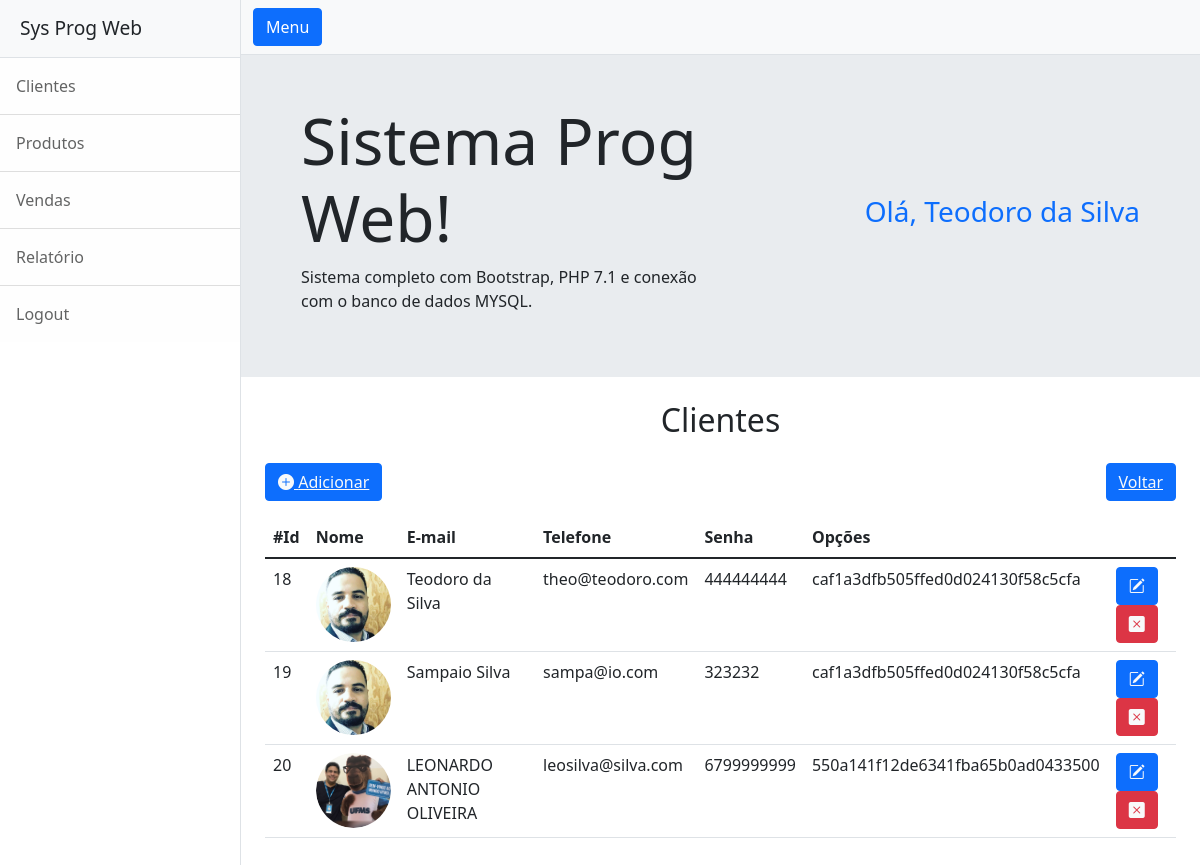
The page /lista_cliente_foto.php (signed in) on the database its author committed.
### tables this page shows
CREATE TABLE `cliente` (
  `id` int(11) NOT NULL,
  `nome` varchar(100) NOT NULL,
  `email` varchar(100) NOT NULL,
  `telefone` varchar(100) NOT NULL,
  `senha` varchar(100) NOT NULL,
  `tipo` varchar(5) DEFAULT NULL,
  `data` varchar(25) DEFAULT NULL,
  `path` varchar(200) DEFAULT NULL
);

### lista_cliente_foto.php (the view, shortened to what this page needs)
<?php
include './includes/connect.php';
include './includes/head.php';
include './includes/jumbotron.php';
?>
<div class="container">
  <div class="row mt-4">
    <div class="col-12 text-center">
      <h2>Clientes</h2>
    </div>
  </div>
  <div class="container mb-4">
    <div class="row align-items-center">
      <div class="col-6 d-flex">
        <button class="btn btn-primary my-3">
          <a class="text-light" href="cadastro.php"> <i class="bi bi-plus-circle-fill"></i> Adicionar </a>
        </button>
      </div>
      <div class="col-6 d-flex flex-row-reverse">
        <button class="btn btn-primary my-3">
          <a class="text-light" href="produto.php">Voltar</a>
        </button>
      </div>
    </div>
    <div class="row">
      <div class="col-12">
        <table class="table">
          <thead>
            <tr>
              <th scope="col">#Id</th>
              <th scope="col">Nome</th>
              <th scope="col">E-mail</th>
              <th scope="col">Telefone</th>
              <th scope="col">Senha</th>
              <th scope="col">Opções</th>
            </tr>
          </thead>
          <?php
          $sql = "SELECT * FROM `cliente`";
          $result = mysqli_query($con, $sql);
          if ($result) {
            while ($row = mysqli_fetch_assoc($result)) {
              $id = $row['id'];
              $path = $row['path'];
              $nome = $row['nome'];
              $email = $row['email'];
              $telefone = $row['telefone'];
              $senha = $row['senha'];
              echo '
                        <tr>
                          <td>' . $id . '</td>
                          <td> <img id="fotouser" src="' . $path . '"> </td>
                          <td>' . $nome . '</td>
                          <td>' . $email . '</td>
                          <td>' . $telefone . '</td>
                          <td>' . $senha . '</td>
                          <td><button class="btn btn-primary">
                          <a class="text-light" href="update.php?updateid=' . $id . '"> <i class="bi bi-pencil-square"></i> </a>
                        </button>
                        <button class="btn btn-danger">
                          <a class="text-light" href="delete.php?deleteid=' . $id . '"> <i class="bi bi-x-square-fill"></i> </a>
                        </button></td>
                        </tr>';
            }
          }
          ?>
        </table>
      </div>
    </div>
  </div>
</div>
<?php include './includes/footer.php'; ?>

### includes/head.php (shortened to what this page needs)
<!DOCTYPE html>
<html lang="en">
<head>
  <link rel="stylesheet" href="https://cdn.jsdelivr.net/npm/bootstrap-icons@1.9.1/font/bootstrap-icons.css">
  <link href="./css/styles.css" rel="stylesheet" />
  <link href="./css/custom.css" rel="stylesheet" />
</head>

### includes/jumbotron.php
<body>
  <div class="d-flex" id="wrapper">
    <?php include './includes/menu.php'; ?>
    <div class="jumbotron light mb-4">
      <div class="container">
        <div class="row">
          <div class="col-6">
            <h1 class="display-3">Sistema Prog Web!</h1>
            <p>Sistema completo com Bootstrap, PHP 7.1 e conexão com o banco de dados MYSQL.</p>
          </div>
          <div class="col-6 d-flex align-items-center justify-content-end">
            <h3 class="text-primary"> Olá, <?php echo $_SESSION['usuario']; ?> </h3>
          </div>
        </div>
      </div>
    </div>

### includes/menu.php (shortened to what this page needs)
<div class="border-end bg-white" id="sidebar-wrapper">
  <div class="sidebar-heading border-bottom bg-light">Sys Prog Web</div>
  <div class="list-group list-group-flush">
    <a class="list-group-item list-group-item-action list-group-item-light p-3" href="lista_cliente_admin.php">Clientes</a>
    <a class="list-group-item list-group-item-action list-group-item-light p-3" href="lista_produto_admin.php">Produtos</a>
    <a class="list-group-item list-group-item-action list-group-item-light p-3" href="venda2.php">Vendas</a>
    <a class="list-group-item list-group-item-action list-group-item-light p-3" href="relatorio.php">Relatório</a>
    <a class="list-group-item list-group-item-action list-group-item-light p-3" href="./logout.php">Logout</a>
  </div>
</div>
<div id="page-content-wrapper">
  <nav class="navbar navbar-expand-lg navbar-light bg-light border-bottom">
    <div class="container-fluid">
      <button class="btn btn-primary" id="sidebarToggle">Menu</button>
    </div>
  </nav>

### includes/footer.php (shortened to what this page needs)
</body>
</html>

### css/custom.css (style rules this page uses)
.jumbotron { padding: 3rem; background-color: rgb(233, 236, 239); }
#fotouser { width: 75px; height: 75px; border-radius: 50%; }

### rows shown on the page
cliente: id "18", path (picture), nome "Teodoro da Silva", email "theo@teodoro.com", telefone "444444444", senha "caf1a3dfb505ffed0d024130f58c5cfa"
cliente: id "19", path (picture), nome "Sampaio Silva", email "sampa@io.com", telefone "323232", senha "caf1a3dfb505ffed0d024130f58c5cfa"
cliente: id "20", path (picture), nome "LEONARDO ANTONIO OLIVEIRA", email "leosilva@silva.com", telefone "6799999999", senha "550a141f12de6341fba65b0ad0433500"

### other values the page prints
$_SESSION['usuario'] "Teodoro da Silva"
